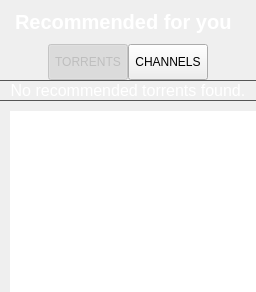
        <widget class="HomePage" name="home_page">
         <layout class="QVBoxLayout" name="verticalLayout">
          <property name="spacing">
           <number>0</number>
          </property>
          <property name="leftMargin">
           <number>0</number>
          </property>
          <property name="topMargin">
           <number>0</number>
          </property>
          <property name="rightMargin">
           <number>0</number>
          </property>
          <property name="bottomMargin">
           <number>0</number>
          </property>
          <item>
           <widget class="QLabel" name="home_recommended_label">
            <property name="styleSheet">
             <string notr="true">color: white;
font-weight: bold;
font-size: 20px;
margin: 10px;</string>
            </property>
            <property name="text">
             <string>Recommended for you</string>
            </property>
           </widget>
          </item>
          <item>
           <widget class="TabButtonPanel" name="home_tab" native="true">
            <layout class="QHBoxLayout" name="horizontalLayout_5">
             <property name="spacing">
              <number>0</number>
             </property>
             <property name="leftMargin">
              <number>0</number>
             </property>
             <property name="topMargin">
              <number>0</number>
             </property>
             <property name="rightMargin">
              <number>0</number>
             </property>
             <property name="bottomMargin">
              <number>0</number>
             </property>
             <item>
              <spacer name="horizontalSpacer_27">
               <property name="orientation">
                <enum>Qt::Horizontal</enum>
               </property>
               <property name="sizeHint" stdset="0">
                <size>
                 <width>40</width>
                 <height>20</height>
                </size>
               </property>
              </spacer>
             </item>
             <item>
              <widget class="UnderlineTabButton" name="home_tab_torrents_button">
               <property name="enabled">
                <bool>false</bool>
               </property>
               <property name="sizePolicy">
                <sizepolicy hsizetype="Minimum" vsizetype="Fixed">
                 <horstretch>0</horstretch>
                 <verstretch>0</verstretch>
                </sizepolicy>
               </property>
               <property name="minimumSize">
                <size>
                 <width>0</width>
                 <height>36</height>
                </size>
               </property>
               <property name="maximumSize">
                <size>
                 <width>16777215</width>
                 <height>36</height>
                </size>
               </property>
               <property name="cursor">
                <cursorShape>PointingHandCursor</cursorShape>
               </property>
               <property name="styleSheet">
                <string notr="true"/>
               </property>
               <property name="text">
                <string>TORRENTS</string>
               </property>
               <property name="checkable">
                <bool>true</bool>
               </property>
               <property name="checked">
                <bool>true</bool>
               </property>
              </widget>
             </item>
             <item>
              <widget class="UnderlineTabButton" name="home_tab_channels_button">
               <property name="sizePolicy">
                <sizepolicy hsizetype="Minimum" vsizetype="Fixed">
                 <horstretch>0</horstretch>
                 <verstretch>0</verstretch>
                </sizepolicy>
               </property>
               <property name="minimumSize">
                <size>
                 <width>0</width>
                 <height>36</height>
                </size>
               </property>
               <property name="maximumSize">
                <size>
                 <width>16777215</width>
                 <height>36</height>
                </size>
               </property>
               <property name="cursor">
                <cursorShape>PointingHandCursor</cursorShape>
               </property>
               <property name="styleSheet">
                <string notr="true"/>
               </property>
               <property name="text">
                <string>CHANNELS</string>
               </property>
               <property name="checkable">
                <bool>true</bool>
               </property>
              </widget>
             </item>
             <item>
              <spacer name="horizontalSpacer_44">
               <property name="orientation">
                <enum>Qt::Horizontal</enum>
               </property>
               <property name="sizeHint" stdset="0">
                <size>
                 <width>40</width>
                 <height>20</height>
                </size>
               </property>
              </spacer>
             </item>
            </layout>
           </widget>
          </item>
          <item>
           <widget class="QLabel" name="home_page_no_items_label">
            <property name="sizePolicy">
             <sizepolicy hsizetype="Preferred" vsizetype="Expanding">
              <horstretch>0</horstretch>
              <verstretch>0</verstretch>
             </sizepolicy>
            </property>
            <property name="styleSheet">
             <string notr="true">color: white; font-size: 16px; border-top: 1px solid #555;</string>
            </property>
            <property name="text">
             <string>No recommended torrents found.</string>
            </property>
            <property name="alignment">
             <set>Qt::AlignCenter</set>
            </property>
           </widget>
          </item>
          <item>
           <widget class="QTableWidget" name="home_page_table_view">
            <property name="cursor" stdset="0">
             <cursorShape>ArrowCursor</cursorShape>
            </property>
            <property name="styleSheet">
             <string notr="true">QTableWidget {
border: none;
border-top: 1px solid #555;
padding-top: 10px;
padding-left: 10px;
}
QTableWidget::item {
border: none;
}

QTableWidget::item::hover {
background: transparent;
}</string>
            </property>
            <property name="horizontalScrollBarPolicy">
             <enum>Qt::ScrollBarAlwaysOff</enum>
            </property>
            <property name="selectionMode">
             <enum>QAbstractItemView::NoSelection</enum>
            </property>
            <property name="verticalScrollMode">
             <enum>QAbstractItemView::ScrollPerPixel</enum>
            </property>
            <property name="horizontalScrollMode">
             <enum>QAbstractItemView::ScrollPerPixel</enum>
            </property>
            <property name="showGrid">
             <bool>false</bool>
            </property>
            <property name="rowCount">
             <number>3</number>
            </property>
            <property name="columnCount">
             <number>3</number>
            </property>
            <attribute name="horizontalHeaderVisible">
             <bool>false</bool>
            </attribute>
            <attribute name="verticalHeaderVisible">
             <bool>false</bool>
            </attribute>
            <row/>
            <row/>
            <row/>
            <column/>
            <column/>
            <column/>
           </widget>
          </item>
         </layout>
        </widget>
